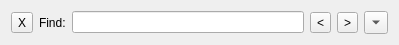
<?xml version="1.0" encoding="UTF-8"?>
<ui version="4.0">
 <class>SearchBar</class>
 <widget class="QWidget" name="SearchBar">
  <property name="geometry">
   <rect>
    <x>0</x>
    <y>0</y>
    <width>399</width>
    <height>40</height>
   </rect>
  </property>
  <property name="windowTitle">
   <string>SearchBar</string>
  </property>
  <layout class="QHBoxLayout" name="horizontalLayout">
   <item>
    <widget class="QToolButton" name="closeButton">
     <property name="text">
      <string>X</string>
     </property>
     <property name="icon">
      <iconset theme="dialog-close">
       <normaloff/>
      </iconset>
     </property>
    </widget>
   </item>
   <item>
    <widget class="QLabel" name="findLabel">
     <property name="text">
      <string>Find:</string>
     </property>
    </widget>
   </item>
   <item>
    <widget class="QLineEdit" name="searchTextEdit"/>
   </item>
   <item>
    <widget class="QToolButton" name="findPreviousButton">
     <property name="text">
      <string>&lt;</string>
     </property>
     <property name="icon">
      <iconset theme="go-previous">
       <normaloff/>
      </iconset>
     </property>
    </widget>
   </item>
   <item>
    <widget class="QToolButton" name="findNextButton">
     <property name="text">
      <string>&gt;</string>
     </property>
     <property name="icon">
      <iconset theme="go-next">
       <normaloff/>
      </iconset>
     </property>
    </widget>
   </item>
   <item>
    <widget class="QToolButton" name="optionsButton">
     <property name="text">
      <string>…</string>
     </property>
     <property name="icon">
      <iconset>
       <normaloff/>
      </iconset>
     </property>
     <property name="popupMode">
      <enum>QToolButton::InstantPopup</enum>
     </property>
     <property name="arrowType">
      <enum>Qt::DownArrow</enum>
     </property>
    </widget>
   </item>
  </layout>
 </widget>
 <resources/>
 <connections/>
</ui>
